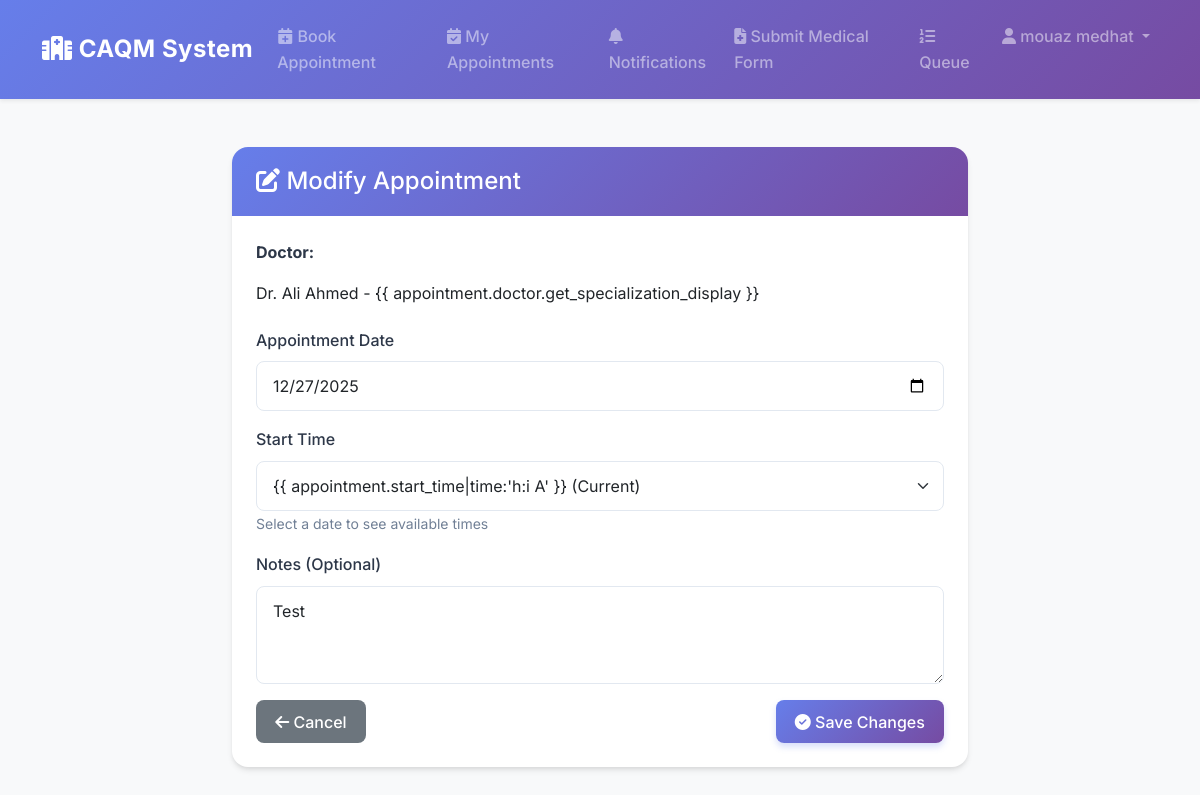
The app's page /patients/modify/1/ (signed in) with its own data.
### accounts/models.py (models this page shows, shortened)
class User(AbstractBaseUser, PermissionsMixin):
    ROLE_CHOICES = [
        ('PATIENT', 'Patient'),
        ('DOCTOR', 'Doctor'),
        ('NURSE', 'Nurse'),
        ('ADMIN', 'Admin'),
    ]
    GENDER_CHOICES = [
        ('MALE', 'Male'),
        ('FEMALE', 'Female'),
    ]
    email = models.EmailField(unique=True, max_length=255)
    first_name = models.CharField(max_length=100)
    last_name = models.CharField(max_length=100)
    phone_regex = RegexValidator(
        regex=r'^(091|092|093|094)\d{7}$',
        message="Phone number must be in the format: '091xxxxxxx', '092xxxxxxx', '093xxxxxxx', or '094xxxxxxx' (10 digits total)."
    )
    phone = models.CharField(validators=[phone_regex], max_length=17, blank=True)
    date_of_birth = models.DateField(null=True, blank=True)
    gender = models.CharField(max_length=10, choices=GENDER_CHOICES, blank=True, default='')
    role = models.CharField(max_length=10, choices=ROLE_CHOICES, default='PATIENT')
    is_active = models.BooleanField(default=True)
    is_staff = models.BooleanField(default=False)
    created_at = models.DateTimeField(auto_now_add=True)
    updated_at = models.DateTimeField(auto_now=True)
    objects = UserManager()
    USERNAME_FIELD = 'email'
    REQUIRED_FIELDS = ['first_name', 'last_name', 'date_of_birth']
    class Meta:
        db_table = 'users'
        verbose_name = 'User'
        verbose_name_plural = 'Users'
    def get_full_name(self):
        return f"{self.first_name} {self.last_name}"
    def is_patient(self):
        return self.role == 'PATIENT'
    def unread_notifications_count(self):
        return self.notifications.filter(is_read=False).count()

### appointments/models.py (models this page shows, shortened)
class Appointment(models.Model):
    STATUS_CHOICES = [
        ('SCHEDULED', 'Scheduled'),
        ('CHECKED_IN', 'Checked In'),
        ('IN_PROGRESS', 'In Progress'),
        ('COMPLETED', 'Completed'),
        ('CANCELLED', 'Cancelled'),
        ('NO_SHOW', 'No Show'),
    ]
    patient = models.ForeignKey('patients.Patient', on_delete=models.CASCADE, related_name='appointments')
    doctor = models.ForeignKey('doctors.Doctor', on_delete=models.CASCADE, related_name='appointments')
    appointment_date = models.DateField()
    start_time = models.TimeField()
    end_time = models.TimeField()
    status = models.CharField(max_length=20, choices=STATUS_CHOICES, default='SCHEDULED')
    notes = models.TextField(blank=True)
    booked_by = models.ForeignKey(
        settings.AUTH_USER_MODEL, on_delete=models.SET_NULL,
        null=True, blank=True, related_name='booked_appointments',
    )
    created_at = models.DateTimeField(auto_now_add=True)
    updated_at = models.DateTimeField(auto_now=True)
    class Meta:
        db_table = 'appointments'
        ordering = ['-appointment_date', '-start_time']
        unique_together = ['doctor', 'appointment_date', 'start_time']
        indexes = [
            models.Index(fields=['appointment_date', 'status'], name='appt_date_status_idx'),
            models.Index(fields=['doctor', 'appointment_date'], name='appt_doctor_date_idx'),
            models.Index(fields=['patient', 'appointment_date'], name='appt_patient_date_idx'),
        ]

### doctors/models.py (models this page shows, shortened)
class Doctor(models.Model):
    SPECIALIZATION_CHOICES = [
        ('CARDIOLOGY', 'Cardiology'),
        ('DERMATOLOGY', 'Dermatology'),
        ('NEUROLOGY', 'Neurology'),
        ('ORTHOPEDICS', 'Orthopedics'),
        ('PEDIATRICS', 'Pediatrics'),
        ('PSYCHIATRY', 'Psychiatry'),
        ('GENERAL', 'General Medicine'),
    ]
    user = models.OneToOneField(settings.AUTH_USER_MODEL, on_delete=models.CASCADE, primary_key=True, related_name='doctor_profile')
    specialization = models.CharField(max_length=50, choices=SPECIALIZATION_CHOICES)
    license_number = models.CharField(max_length=50, unique=True, blank=True, null=True)
    bio = models.TextField(blank=True)
    consultation_fee = models.DecimalField(max_digits=10, decimal_places=2, default=0.00)
    profile_photo = models.ImageField(upload_to='doctor_photos/', blank=True, null=True, help_text="Doctor's profile picture")
    class Meta:
        db_table = 'doctors'

### patients/views.py (the view, shortened to what this page needs)
# urls.py: path('modify/<int:pk>/', views.ModifyAppointmentView.as_view(), name='modify_appointment'),
class ModifyAppointmentView(LoginRequiredMixin, PatientRequiredMixin, View):
    template_name = 'patients/modify_appointment.html'
    def get(self, request, pk):
        try:
            appointment = get_object_or_404(
                Appointment,
                pk=pk,
                patient=request.user.patient_profile,
                status='SCHEDULED'
            )
            return self.render_form(request, appointment)
        except Exception as e:
            messages.error(request, f'Error loading appointment: {str(e)}')
            return redirect('patients:my_appointments')
    def render_form(self, request, appointment):
        context = {
            'appointment': appointment,
            'doctor': appointment.doctor,
        }
        return render(request, self.template_name, context)

### patients/views.py (called while the page is built)
    def dispatch(self, request, *args, **kwargs):
        if request.user.is_authenticated and request.user.role == 'PATIENT':
            try:
                _ = request.user.patient_profile
            except:
                from .models import Patient
                Patient.objects.create(user=request.user)
        return super().dispatch(request, *args, **kwargs)

    def test_func(self):
        return self.request.user.is_authenticated and self.request.user.role == 'PATIENT'

### patients/templates/patients/modify_appointment.html (shortened to what this page needs)
{% extends 'accounts/base.html' %}
{% load static %}
{% block content %}
<div class="row justify-content-center">
    <div class="col-md-8">
        <div class="card">
            <div class="card-header bg-primary text-white">
                <h4 class="mb-0"><i class="fas fa-edit"></i> Modify Appointment</h4>
            </div>
            <div class="card-body p-4">
                <form method="post">
                    <div class="mb-3">
                        <label class="form-label"><strong>Doctor:</strong></label>
                        <p class="form-control-plaintext">Dr. {{ appointment.doctor.user.get_full_name }} - {{
                            appointment.doctor.get_specialization_display }}</p>
                    </div>
                    <div class="mb-3">
                        <label for="appointment_date" class="form-label">Appointment Date</label>
                        <input type="date" class="form-control" id="appointment_date" name="appointment_date"
                            value="{{ appointment.appointment_date|date:'Y-m-d' }}" min="{% now 'Y-m-d' %}" required>
                    </div>
                    <div class="mb-3">
                        <label for="start_time" class="form-label">Start Time</label>
                        <select class="form-select" id="start_time" name="start_time" required>
                            <option value="{{ appointment.start_time|time:'H:i' }}">{{
                                appointment.start_time|time:'h:i A' }} (Current)</option>
                        </select>
                        <small class="text-muted">Select a date to see available times</small>
                    </div>
                    <div class="mb-3">
                        <label for="notes" class="form-label">Notes (Optional)</label>
                        <textarea class="form-control" id="notes" name="notes"
                            rows="3">{{ appointment.notes }}</textarea>
                    </div>
                    <div class="d-flex justify-content-between">
                        <a href="{% url 'patients:my_appointments' %}" class="btn btn-secondary">
                            <i class="fas fa-arrow-left"></i> Cancel
                        </a>
                        <button type="submit" class="btn btn-primary">
                            <i class="fas fa-check-circle"></i> Save Changes
                        </button>
                    </div>
                </form>
            </div>
        </div>
    </div>
</div>
{% endblock %}

### accounts/templates/accounts/base.html (shortened to what this page needs)
{% load static %}
<!DOCTYPE html>
<html lang="en">
<head>
    <link href="https://cdn.jsdelivr.net/npm/bootstrap@5.3.0/dist/css/bootstrap.min.css" rel="stylesheet">
    <link rel="stylesheet" href="https://cdnjs.cloudflare.com/ajax/libs/font-awesome/6.4.0/css/all.min.css">
    <link rel="stylesheet" href="{% static 'css/style.css' %}">
</head>
<body>
    <nav class="navbar navbar-expand-lg navbar-dark shadow-sm">
        <div class="container">
            <a class="navbar-brand" href="{% url 'accounts:login' %}">
                <i class="fas fa-hospital"></i> CAQM System
            </a>
            <div class="collapse navbar-collapse" id="navbarNav">
                <ul class="navbar-nav ms-auto">
                    {% if user.is_authenticated %}
                    {% if user.is_patient %}
                    <li class="nav-item">
                        <a class="nav-link" href="{% url 'patients:book_appointment' %}">
                            <i class="fas fa-calendar-plus"></i> Book Appointment
                        </a>
                    </li>
                    <li class="nav-item">
                        <a class="nav-link" href="{% url 'patients:my_appointments' %}">
                            <i class="fas fa-calendar-check"></i> My Appointments
                        </a>
                    </li>
                    <li class="nav-item">
                        <a class="nav-link" href="{% url 'patients:notifications' %}">
                            <i class="fas fa-bell"></i> Notifications
                        </a>
                    </li>
                    <li class="nav-item">
                        <a class="nav-link" href="{% url 'patients:submit_patient_form' %}">
                            <i class="fas fa-file-medical"></i> Submit Medical Form
                        </a>
                    </li>
                    <li class="nav-item">
                        <a class="nav-link" href="{% url 'queues:queue_status' %}">
                            <i class="fas fa-list-ol"></i> Queue
                        </a>
                    </li>
                    {% endif %}
                    <li class="nav-item dropdown">
                        <a class="nav-link dropdown-toggle" href="#" id="userDropdown" role="button"
                            data-bs-toggle="dropdown">
                            <i class="fas fa-user"></i> {{ user.get_full_name }}
                        </a>
                    </li>
                    {% endif %}
                </ul>
            </div>
        </div>
    </nav>
    <main class="container my-5">
        {% block content %}{% endblock %}
    </main>
</body>
</html>

### static/css/style.css (style rules this page uses)
:root { --primary-color: #667eea; --secondary-color: #764ba2; --accent-color: #00cdac; --text-dark: #2d3748; --text-light: #718096; --bg-light: #f8f9fa; --white: #ffffff; --success: #48bb78; --danger: #f56565; --warning: #ed8936; --info: #4299e1; --shadow-sm: 0 1px 3px 0 rgba(0, 0, 0, 0.1), 0 1px 2px 0 rgba(0, 0, 0, 0.06); --shadow-md: 0 4px 6px -1px rgba(0, 0, 0, 0.1), 0 2px 4px -1px rgba(0, 0, 0, 0.06); --shadow-lg: 0 10px 15px -3px rgba(0, 0, 0, 0.1), 0 4px 6px -2px rgba(0, 0, 0, 0.05); --radius-md: 0.5rem; --radius-lg: 1rem; }
body { background-color: var(--bg-light); font-family: 'Inter', -apple-system, BlinkMacSystemFont, "Segoe UI", Roboto, "Helvetica Neue", Arial, sans-serif; color: var(--text-dark); line-height: 1.6; min-height: 100vh; display: flex; flex-direction: column; }
.navbar { background: linear-gradient(135deg, var(--primary-color) 0%, var(--secondary-color) 100%); box-shadow: var(--shadow-md); padding: 1rem 0; }
.navbar-brand { font-weight: 700; font-size: 1.5rem; letter-spacing: 0.5px; }
.nav-link { font-weight: 500; transition: all 0.3s ease; opacity: 0.9; }
.card { border: none; border-radius: var(--radius-lg); box-shadow: var(--shadow-md); transition: transform 0.3s ease, box-shadow 0.3s ease; background: var(--white); overflow: hidden; margin-bottom: 1.5rem; }
.card-header { border-bottom: none; padding: 1.25rem 1.5rem; font-weight: 600; }
.card-header.bg-primary { background: linear-gradient(135deg, var(--primary-color) 0%, var(--secondary-color) 100%) !important; }
.card-body { padding: 1.5rem; }
.btn { border-radius: var(--radius-md); padding: 0.6rem 1.2rem; font-weight: 500; transition: all 0.3s ease; border: none; }
.btn-primary { background: linear-gradient(135deg, var(--primary-color) 0%, var(--secondary-color) 100%); box-shadow: 0 4px 6px rgba(102, 126, 234, 0.25); }
.form-control, .form-select { border-radius: var(--radius-md); border: 1px solid #e2e8f0; padding: 0.75rem 1rem; transition: all 0.3s ease; }
.form-label { font-weight: 500; color: var(--text-dark); margin-bottom: 0.5rem; }
.text-muted { color: var(--text-light) !important; }

### records on screen
User: get_full_name "mouaz medhat"
Appointment: doctor.user.get_full_name "Ali Ahmed", appointment_date "12/27/2025", notes "Test"
